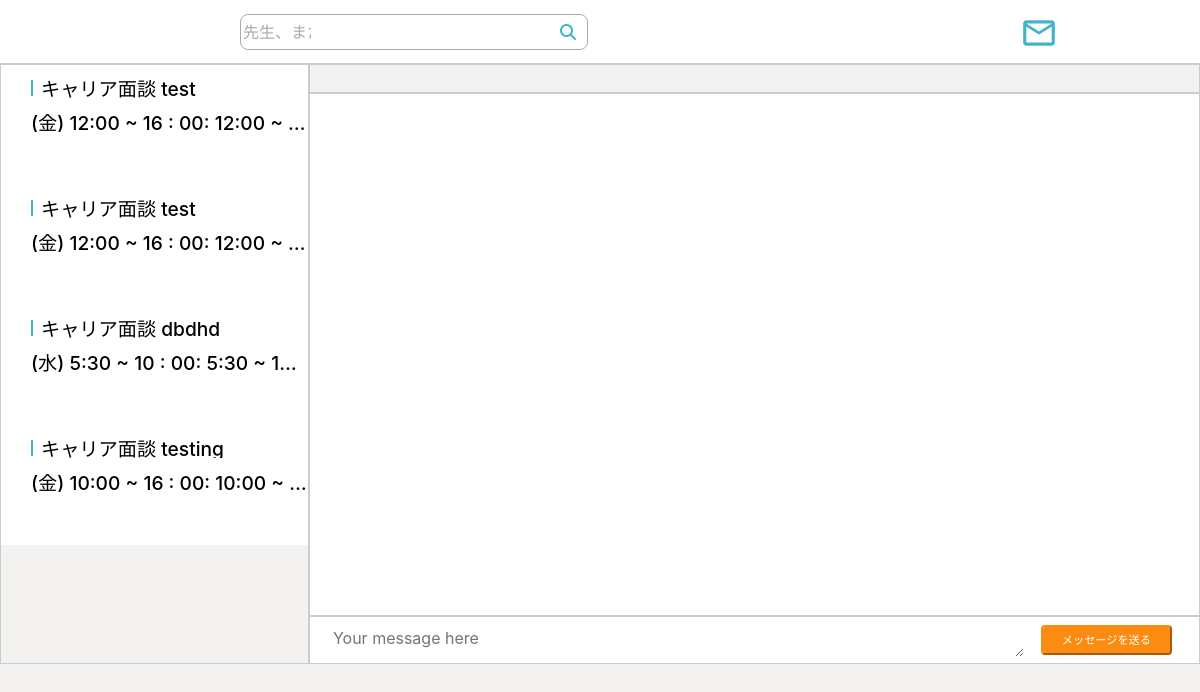
The page /chat/ (signed in) on the database its author committed.
### main/models.py (models this page shows)
class Lesson(models.Model):
    title = models.CharField(max_length=50)
    instructor = models.ForeignKey(Instructor, on_delete=models.CASCADE, default=None)
    student = models.ForeignKey(Student, on_delete=models.CASCADE, default=None, null=True)
    Date = models.DateTimeField()
    lesson_type = models.CharField(max_length=20)
    starting = models.CharField(max_length=20, default='None')
    ending = models.CharField(max_length=20, default='None')
    date_to_display = models.CharField(max_length=20, default='None')
    rating = models.FloatField(default=5)
    day = models.CharField(max_length=50, default ="None")

### chat/views.py (the view)
# urls.py: url(r'^chat/$', views.chat, name="chat"),
def chat(request):
    if not 'is_logged' in request.session.keys():
        messages.success(request, 'あなたが最初にログインする必要があります')
        return redirect('mylogin')
    logged_user = User.objects.get(username__exact=request.session['email'])
    lessons = Lesson.objects.all()
    user_lessons = []
    for lsn in lessons:
        if lsn.student is not None:
            if lsn.student.Id == logged_user.Id:
                user_lessons.append(lsn)
        if lsn.instructor.Id == logged_user.Id:
            user_lessons.append(lsn)
    return render(request, 'chat/chat.html', {'lessons': lessons, 'user_lessons': user_lessons, 'logged_user': logged_user})

### templates/chat/chat.html (shortened to what this page needs)
{% load static %}
<!DOCTYPE html>
<html lang="en">
<head>
    <link rel="stylesheet" href="https://stackpath.bootstrapcdn.com/bootstrap/4.5.0/css/bootstrap.min.css"
>
    <link rel="stylesheet" href="https://cdnjs.cloudflare.com/ajax/libs/font-awesome/4.7.0/css/font-awesome.min.css">
    <link rel="stylesheet" href="https://stackpath.bootstrapcdn.com/font-awesome/4.7.0/css/font-awesome.min.css"
>
    <link rel="stylesheet" href="{% static 'css/jquery.datetimepicker.min.css' %}">
    <link rel="stylesheet" href="{% static 'css/styles.css' %}">
</head>
<body onload="focus();">
    {% include 'navbar.html' %}
    <div class=" d-flex flex-row make-col">
        <div id="rooms" class="d-flex flex-column rooms">
            {% for lesson in user_lessons %}
            <div class="single-room chatroom">
                <a href="#" class="rooms-anchor" aria-disabled="true">
                    <div class="d-flex flex-row namee">
                        <div class="title-bar"></div>
                        <p class="room-details lTitle ml-1">{{lesson.title}}</p>
                        <div class="timecontainer">
                        </div>
                    </div>
                    <p class="room-details lessontimingroom">{{lesson.date_to_display}}: {{lesson.starting}} ~
                        {{ lesson.ending }}
                    </p>
                </a>
            </div>
            {% endfor %}
        </div>
        <div class="column wholeChat" id="">
            <div class="title">
            </div>
            <div class="message-box d-flex flex-column" id="chat-window"></div>
            <form id="message-form">
                <textarea class="textarea" id="message-input" placeholder="Your message here" autofocus></textarea>
                <button type="submit" class="btn-send"><span class="btn-text">メッセージを送る</span></button>
            </form>
        </div>
    </div>
</body>
</html>

### static/css/styles.css (style rules this page uses)
html, body { background-color: #F4F2F0; width: 100%; height: 100%; }
.single-room { width: 100%; height: 120px; background: #FFFFFF; padding-left: 30px; padding-bottom: 20px; padding-top: 10px; }
.rooms { background-color: #F4F2F0; width: 26%; height: 600px; border: #CCCCCC; border: 1px solid #CCCCCC; overflow-y: scroll; overflow-x: hidden; }
.room-details { text-align: left; font-size: 2.4vh; font-weight: 500; letter-spacing: 0px; color: #000000; line-height: 95%; white-space: nowrap; overflow: hidden; text-overflow: ellipsis; }
.namee { margin-left: 0px; width: 100%; }
.title-bar { width: 2px; height: 16px; background: #41B3CB 0% 0% no-repeat padding-box; margin-right: 4px; }
.title { height: 29px; border: 1px solid #CCCCCC; }
.wholeChat { height: 600px; width: 75% !important; }
.message-box { height: 523px; background: #FFFFFF 0% 0% no-repeat padding-box; border: 1px solid #CCCCCC; opacity: 1; overflow-y: scroll; overflow-x: hidden; padding: 10px 10px; }
.btn-send { background: rgba(252, 139, 17, 1) 0% 0% no-repeat padding-box; border-color: rgba(252, 139, 17, 1); border-radius: 4px; margin-left: 16px; height: 30px; margin-top: auto; margin-bottom: auto; width: 15%; }
.btn-text { font-size: 0.93vw; letter-spacing: 0px; color: #FFFFFF; display: block; }
.rooms-anchor { text-decoration: none; display: block; padding-top: 5px; width: 100%; }
#message-form { width: 100%; height: 48px; background: #FFFFFF 0% 0% no-repeat padding-box; border: 1px solid #CCCCCC; padding-left: 20px; display: flex; flex-flow: row; }
#message-input { width: 80%; height: 35px; border: 1px solid white; margin-top: auto; margin-bottom: auto; }
.timecontainer { margin-left: auto; width: 60px; display: flex; flex-direction: row; }

### rows shown on the page
Lesson: title "キャリア面談 test", date_to_display "(金) 12:00 ~ 16 : 00", starting "12:00"
Lesson: title "キャリア面談 test", date_to_display "(金) 12:00 ~ 16 : 00", starting "12:00"
Lesson: title "キャリア面談 dbdhd", date_to_display "(水) 5:30 ~ 10 : 00", starting "5:30", ending "1…"
Lesson: title "キャリア面談 testing", date_to_display "(金) 10:00 ~ 16 : 00", starting "10:00"
